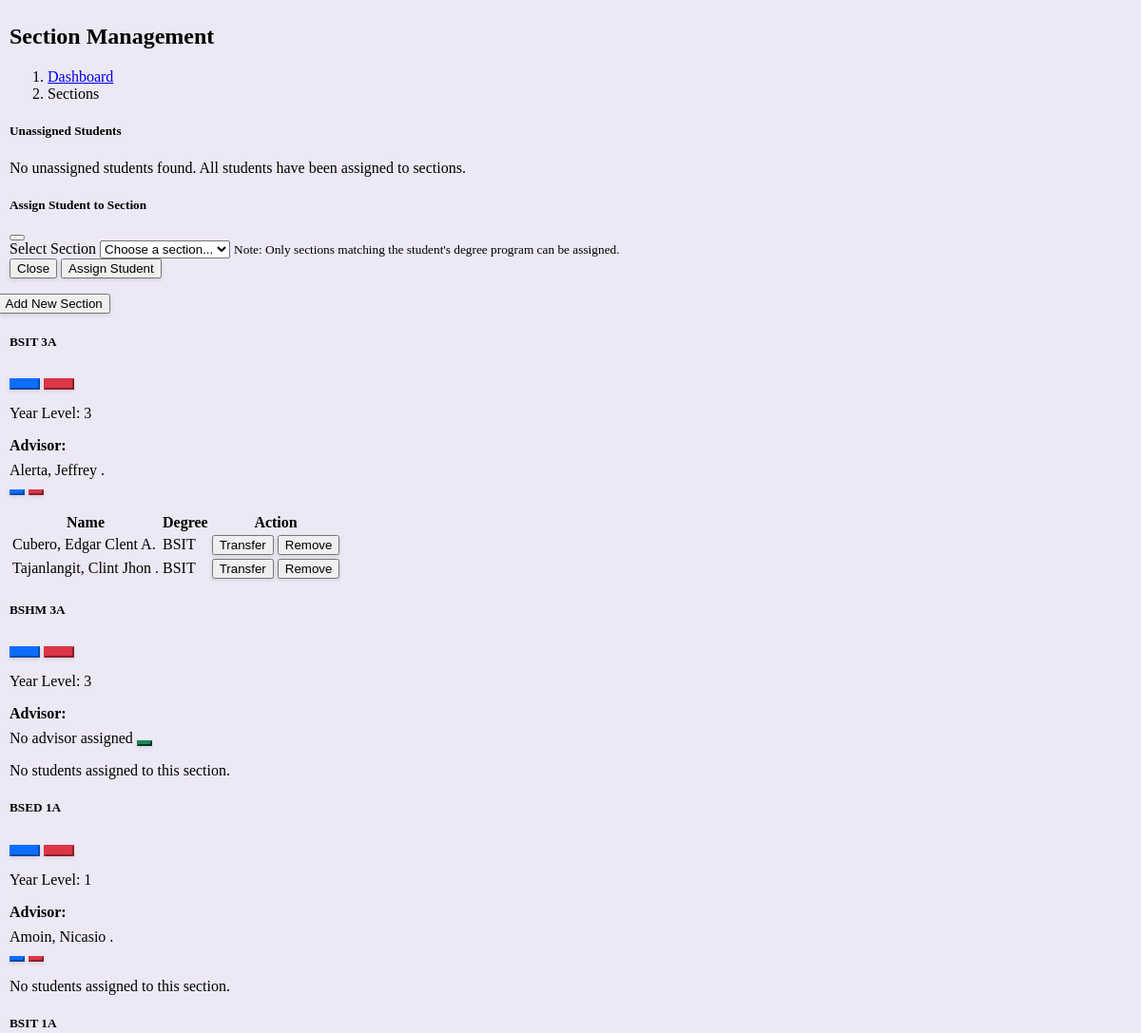
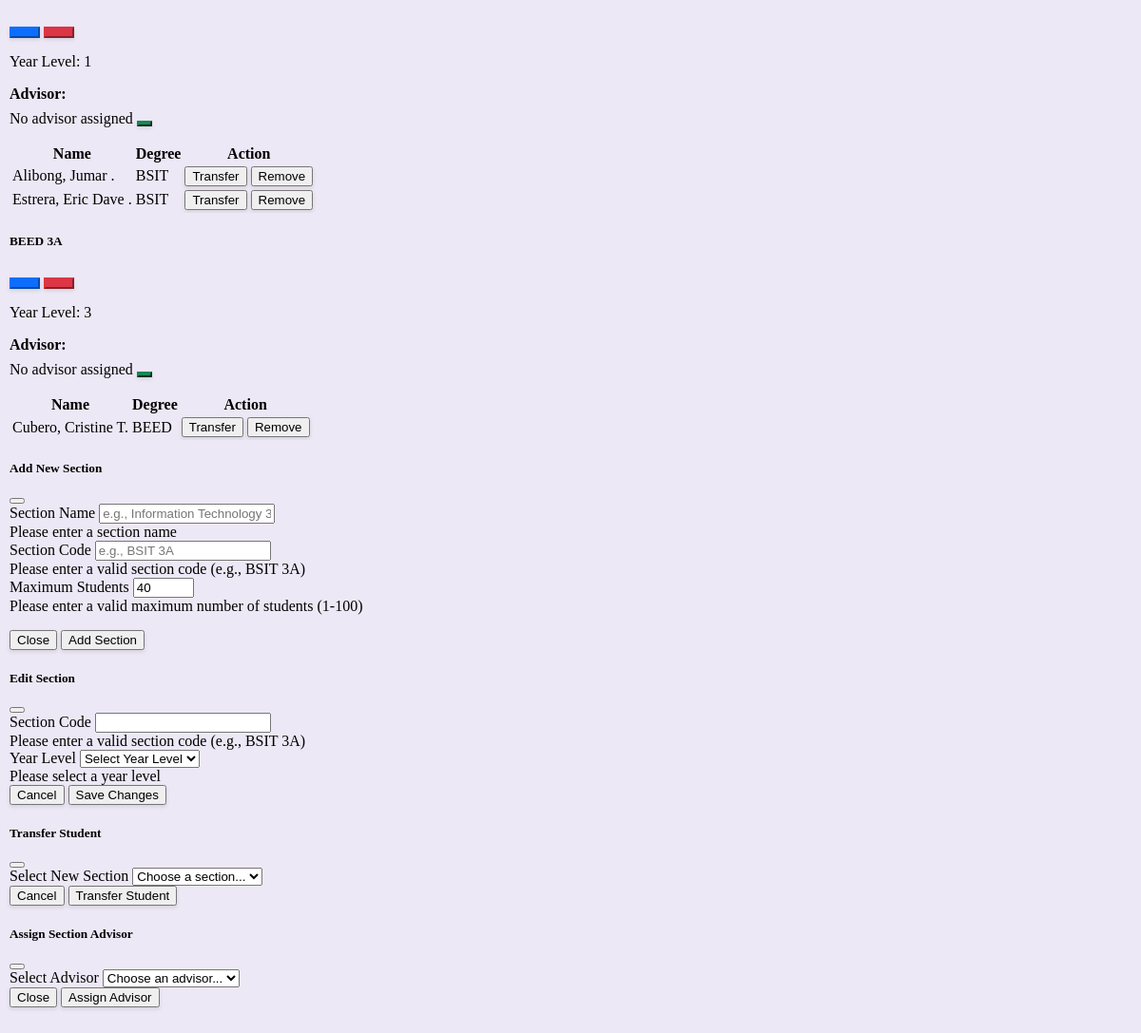
Screenshot of /admin/sections/index.php with the database file from the repository (2 pictures, top to bottom).
### tables this page shows
CREATE TABLE `sections` (
  `section_id` int(11) NOT NULL,
  `section_name` varchar(50) NOT NULL,
  `section_code` varchar(20) NOT NULL,
  `degree_id` int(11) DEFAULT NULL,
  `year_level` tinyint(4) GENERATED ALWAYS AS (cast(substr(`section_code`,locate(' ',`section_code`) + 1,1) as signed)) STORED,
  `max_students` int(11) DEFAULT 40,
  `created_at` timestamp NOT NULL DEFAULT current_timestamp(),
  `updated_at` timestamp NOT NULL DEFAULT current_timestamp() ON UPDATE current_timestamp()
);

CREATE TABLE `students` (
  `s_id` int(11) NOT NULL,
  `s_fname` varchar(50) NOT NULL,
  `s_lname` varchar(50) NOT NULL,
  `s_mname` varchar(50) DEFAULT NULL,
  `s_suffix` varchar(10) DEFAULT NULL,
  `s_gender` enum('Male','Female','Other') NOT NULL,
  `s_bdate` date NOT NULL,
  `s_age` int(11) GENERATED ALWAYS AS (timestampdiff(YEAR,`s_bdate`,curdate())) VIRTUAL,
  `s_cnum` varchar(15) NOT NULL,
  `s_email` varchar(100) NOT NULL,
  `s_password` varchar(255) NOT NULL,
  `s_status` enum('active','inactive') DEFAULT 'active',
  `s_created_at` timestamp NOT NULL DEFAULT current_timestamp(),
  `s_updated_at` timestamp NOT NULL DEFAULT current_timestamp() ON UPDATE current_timestamp()
);

CREATE TABLE `students_degrees` (
  `sd_id` int(11) NOT NULL,
  `s_id` int(11) NOT NULL,
  `degree_id` int(11) NOT NULL,
  `degree_code` varchar(20) DEFAULT NULL,
  `enrollment_date` timestamp NOT NULL DEFAULT current_timestamp(),
  `status` enum('Active','Inactive','Graduated','LOA') DEFAULT 'Active',
  `s_lname` varchar(50) DEFAULT NULL,
  `s_fname` varchar(50) DEFAULT NULL,
  `s_mname` varchar(50) DEFAULT NULL,
  `s_gender` enum('Male','Female','Other') DEFAULT NULL
);

### admin/sections/index.php (the view, shortened to what the rows shown need)
<?php
require_once __DIR__ . '/../../includes/db.php';
$query = "SELECT s.*,
          (SELECT COUNT(*) FROM students_sections ss WHERE ss.section_id = s.section_id) as student_count,
          s.max_students,
          sa.t_id,
          CONCAT(sa.t_lname, ', ', sa.t_fname, ' ', COALESCE(LEFT(sa.t_mname, 1), ''), '.') as advisor_name
          FROM sections s
          LEFT JOIN sections_advisors sa ON s.section_id = sa.section_id";
$sections = $conn->query($query);
?>
<div class="container-fluid">
    <div class="d-flex justify-content-between align-items-center mb-4">
        <div>
            <h2 class="mb-1">Section Management</h2>
        </div>
    </div>
    <div class="row g-3">
        <?php while($section = $sections->fetch_assoc()) {
            $students_query = "SELECT s.s_id, s.s_lname, s.s_fname, s.s_mname, sd.degree_code, sec.section_code
                              FROM students s
                              JOIN students_sections ss ON s.s_id = ss.s_id
                              JOIN students_degrees sd ON s.s_id = sd.s_id
                              JOIN sections sec ON ss.section_id = sec.section_id
                              WHERE ss.section_id = " . $section['section_id'] . "
                              ORDER BY s.s_lname, s.s_fname";
            $students_result = $conn->query($students_query);
        ?>
            <div class="col-12 col-lg-4">
                <div class="card h-100">
                    <div class="card-header bg-light">
                        <div class="d-flex justify-content-between align-items-center">
                            <h5 class="card-title mb-0 d-flex align-items-center">
                                <span class="section-code"><?php echo htmlspecialchars($section['section_code']); ?></span>
                            </h5>
                            <div class="btn-group btn-group-sm">
                                <button type="button"
                                        class="btn btn-primary px-2 edit-section-btn"
                                        data-bs-toggle="modal"
                                        data-bs-target="#editSectionModal"
                                        data-section-id="<?php echo $section['section_id']; ?>"
                                        data-section-code="<?php echo htmlspecialchars($section['section_code']); ?>"
                                        data-year-level="<?php echo htmlspecialchars($section['year_level']); ?>">
                                </button>
                                <button type="button"
                                        class="btn btn-danger px-2 delete-section-btn"
                                        data-section-id="<?php echo $section['section_id']; ?>">
                                </button>
                            </div>
                        </div>
                    </div>
                    <div class="card-body">
                        <div class="card-info">
                            <p class="mb-1" id="yearLevel-<?php echo $section['section_id']; ?>">
                                Year Level: <?php echo $section['year_level']; ?>
                            </p>
                            <p class="mb-1">
                                <strong>Advisor:</strong>
                                <div class="advisor-container" data-section-id="<?php echo $section['section_id']; ?>">
                                    <div class="advisor-name">
                                        <?php if ($section['advisor_name']): ?>
                                            <span class="text-primary"><?php echo htmlspecialchars($section['advisor_name']); ?></span>
                                            <div class="btn-group btn-group-sm ms-2">
                                                <button type="button"
                                                        class="btn btn-primary px-2 edit-advisor-btn"
                                                        data-bs-toggle="modal"
                                                        data-bs-target="#assignAdvisorModal"
                                                        data-section-id="<?php echo $section['section_id']; ?>"
                                                        data-advisor-id="<?php echo isset($section['advisor_id']) ? $section['advisor_id'] : ''; ?>"
                                                        data-mode="edit">
                                                </button>
                                                <button type="button"
                                                        class="btn btn-danger delete-advisor-btn"
                                                        data-section-id="<?php echo $section['section_id']; ?>">
                                                </button>
                                            </div>
                                        <?php else: ?>
                                            <span class="text-muted me-2">No advisor assigned</span>
                                            <button type="button"
                                                    class="btn btn-sm btn-success assign-advisor-btn"
                                                    data-bs-toggle="modal"
                                                    data-bs-target="#assignAdvisorModal"
                                                    data-section-id="<?php echo $section['section_id']; ?>"
                                                    data-mode="add">
                                            </button>
                                        <?php endif; ?>
                                    </div>
                                </div>
                            </p>
                        </div>
                        <div class="assigned-students">
                            <?php if($students_result->num_rows > 0) { ?>
                            <div class="table-responsive mt-3">
                                <table class="table table-sm table-hover">
                                    <thead>
                                        <tr>
                                            <th>Name</th>
                                            <th>Degree</th>
                                            <th>Action</th>
                                        </tr>
                                    </thead>
                                    <tbody>
                                        <?php while($student = $students_result->fetch_assoc()) { ?>
                                            <tr>
                                                <td>
                                                    <?php
                                                    echo htmlspecialchars($student['s_lname'] . ', ' .
                                                         $student['s_fname'] . ' ' .
                                                         substr($student['s_mname'], 0, 1) . '.');
                                                    ?>
                                                </td>
                                                <td><?php echo htmlspecialchars($student['degree_code']); ?></td>
                                                <td>
                                                    <div class="btn-group btn-group-sm">
                                                        <button type="button"
                                                                class="btn btn-secondary edit-student-btn"
                                                                data-student-id="<?php echo $student['s_id']; ?>"
                                                                data-student-name="<?php echo htmlspecialchars($student['s_lname'] . ', ' . $student['s_fname']); ?>"
                                                                data-current-section="<?php echo htmlspecialchars($student['section_code']); ?>"
                                                                data-degree-code="<?php echo htmlspecialchars($student['degree_code']); ?>">
                                                            <i class="bi bi-arrow-repeat"></i> Transfer
                                                        </button>
                                                        <button type="button"
                                                                class="btn btn-danger remove-student-btn"
                                                                data-student-id="<?php echo $student['s_id']; ?>"
                                                                data-student-name="<?php echo htmlspecialchars($student['s_lname'] . ', ' . $student['s_fname']); ?>"
                                                                data-section-id="<?php echo $section['section_id']; ?>"
                                                                data-degree-code="<?php echo htmlspecialchars($student['degree_code']); ?>">
                                                            <i class="bi bi-x-lg"></i> Remove
                                                        </button>
                                                    </div>
                                                </td>
                                            </tr>
                                        <?php } ?>
                                    </tbody>
                                </table>
                            </div>
                            <?php } else { ?>
                                <p class="text-muted mt-3">No students assigned to this section.</p>
                            <?php } ?>
                        </div>
                    </div>
                </div>
            </div>
        <?php } ?>
    </div>
</div>

### rows the page displays
sections: section_code "BSIT 3A", year_level "3", advisor_name "Alerta, Jeffrey ."
students: s_lname+s_fname+s_mname "Cubero, Edgar Clent A.", students_degrees.degree_code "BSIT"
students: s_lname+s_fname+s_mname "Tajanlangit, Clint Jhon .", students_degrees.degree_code "BSIT"
sections: section_code "BSHM 3A", year_level "3", shows "No students assigned to this section."
sections: section_code "BSED 1A", year_level "1", advisor_name "Amoin, Nicasio .", shows "No students assigned to this section."
sections: section_code "BSIT 1A", year_level "1"
students: s_lname+s_fname+s_mname "Alibong, Jumar .", students_degrees.degree_code "BSIT"
students: s_lname+s_fname+s_mname "Estrera, Eric Dave .", students_degrees.degree_code "BSIT"
sections: section_code "BEED 3A", year_level "3"
students: s_lname+s_fname+s_mname "Cubero, Cristine T.", students_degrees.degree_code "BEED"
